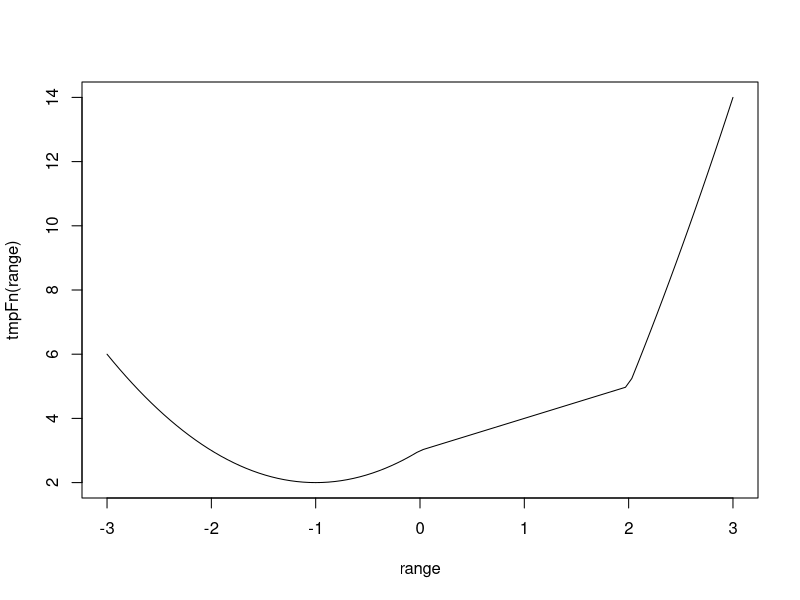
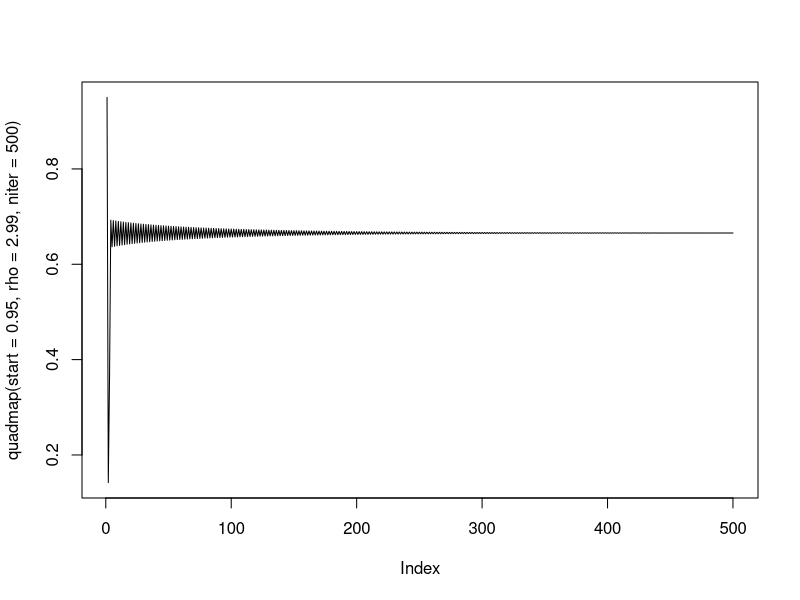
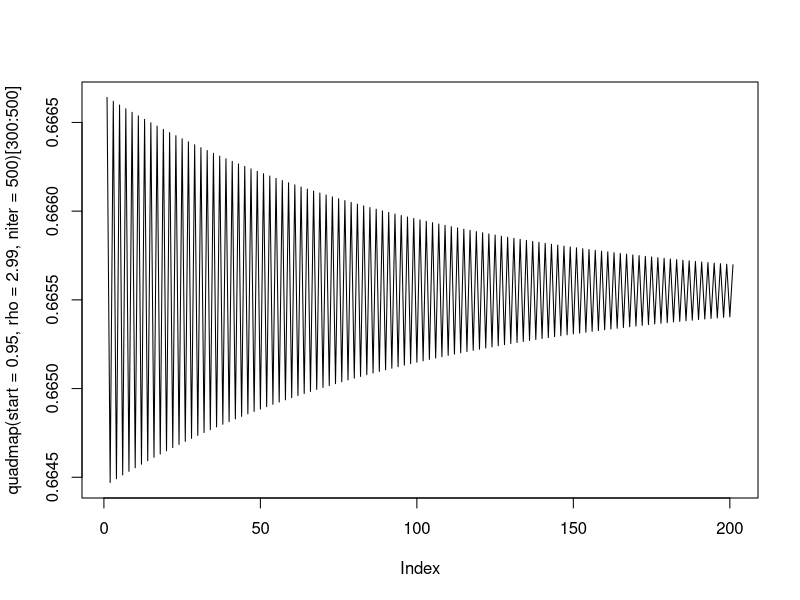

The R script that drew these images, in order:
## ---- chunk 1
knitr::opts_chunk$set(echo = TRUE)
## ---- chunk 2

tmpFn1 <- function(xVec){
  return(xVec^(1:length(xVec)))
}

## simple example
a <- c(2, 5, 3, 8, 2, 4)

b <- tmpFn1(a)
b

## ---- chunk 3
tmpFn2 <- function(xVec2){
  
  n = length(xVec2)
  
  return(xVec2^(1:n)/(1:n))
}



c <- tmpFn2(a)
c


## ---- chunk 4
tmpFn3 <- function(x, n){
  1+sum(x^(1:n)/(1:n))
}
# As an example, let's try plugging in x=1 and n=5. Should return 3.2833.
tmpFn3(1,5)
## ---- chunk 5
tmpFn <- function(xVec){
  n <- length(xVec)
  return((xVec[-c(n-1,n)]+xVec[-c(1,n)]+xVec[-c(1,2)])/3)
}
## ---- chunk 6
tmpFn(c(1:5,6:1))
# Should return vector (2, 3, 4, 5, 5.333333, 5, 4, 3, 2).
## ---- chunk 7
tmpFn <- function(x){
  ifelse(x < 0, x^2 + 2*x + 3, ifelse(x < 2, x + 3, x^2 + 4*x - 7))
}
range <- seq(-3, 3, len=100)
plot(range, tmpFn(range), type="l")
## ---- chunk 8
matFn <- function(matrx){
  matrx[matrx%%2 == 1] <- 2 * matrx[matrx%%2 == 1]
  matrx
}
# Testing matFn on the matrix in the question.
matrxTest <- matrix(c(1,1,3,5,2,6,-2,-1,-3), nrow = 3, ncol = 3, byrow = TRUE)
matFn(matrxTest)
## ---- chunk 9
# Specific case with n=5 and k=2.
matTest <- diag(2, nr = 5)
matTest[abs(row(matTest) - col(matTest)) == 1] <- 1
matTest
# General function.
matKFn <- function(n,k){
  matK <- diag(k, nr = n)
  matK[abs(row(matK) - col(matK)) == 1] <- 1
  return(matK)
}
## ---- chunk 10
quadrant <- function(alpha){
  1 + (alpha%%360)%/%90
}
quadrant(120)
## ---- chunk 11
weekday <- function(day, month, year){
  month <- month - 2
  if (month <= 0) {
    month <- month + 12
    year <- year - 1
  }
  cc <- year %/% 100
  year  <- year %% 100
  tmp <- floor(2.6*month - 0.2) + day + year + year %/% 4 + cc %/% 4 - 2 * cc
  c("Sunday","Monday","Tuesday","Wednesday","Thursday","Friday","Saturday")[1+tmp%%7]
}
# Testing weekday function.
c(weekday(27,2,1997), weekday(18,2,1940), weekday(21,1,1963))
# Should return the vector "Thursday", "Sunday", "Monday".
## ---- chunk 12
# The function weekday does not work if the input parameters are vectors with the same length and valid entries. One way we can fix this is to eliminate the if statement.
weekdaynew <- function(day, month, year){
  a <- month <= 2
  month <- month - 2 + 12*a
  year <- year - a
  cc <- year %/% 100
  year  <- year %% 100
  tmp <- floor(2.6*month - 0.2) + day + year + year %/% 4 + cc %/% 4 - 2 * cc
  c("Sunday","Monday","Tuesday","Wednesday","Thursday","Friday","Saturday")[1+tmp%%7]
}
# Testing weekdaynew on input parameters that are vectors.
weekdaynew(c(27,18,21), c(2,2,1), c(1997,1940,1963))
# Should return "Thursday", "Sunday", "Monday"
## ---- chunk 13
testLoop <- function(n){
  xVec <- rep(NA, n-1)
  xVec[1] <- 1
  xVec[2] <- 2
  for(j in 3:(n-1))
    xVec[j] <- xVec[j-1] + 2/xVec[j-1]
  return(xVec)
}
# Testing with n=3.
testLoop(3)
# Gives the incorrect answer. Answer should be the vector c(1,2,3), not c(1,3,3), which R outputs with current testLoop function. Must add a line outputting something difference if n < 4.
# New testLoop function that takes n < 4 into consideration.
testLoop <- function(n){
  xVec <- rep(NA, n-1)
  xVec[1] <- 1
  xVec[2] <- 2
  for(j in 3:(n-1))
    xVec[j] <- xVec[j-1] + 2/xVec[j-1]
  if (n < 4)
    stop("The argument n must be an integer which is at least 4. \n")
  return(xVec)
}
## ---- chunk 14
testLoop2 <- function(yVec){
  yLen <- length(yVec)
  sum(exp(seq(along=yVec)))
}
## ---- chunk 15
quadmap <- function(start, rho, niter){
  x <- rep(NA, niter)
  x[1] <- start
  for (i in 1:(niter - 1))
    x[i + 1] <- rho*x[i] * (1 - x[i])
  x
}
# Plotting graphs of the quadmap function with start=0.95, rho=2.99, and niter=500. 
plot(quadmap(start=0.95, rho=2.99, niter=500), type="l")
plot(quadmap(start=0.95, rho=2.99, niter=500)[300:500], type="l")
## ---- chunk 16
quadmap2 <- function(start, rho, eps = 0.02){
  x1 <- start
  x2 <- rho*x1*(1 - x1)
  niter <- 1
  while(abs(x1 - x2) >= eps){
    x1 <- x2
    x2 <- rho*x1*(1 - x1)
    niter <- niter + 1
  }
  niter
}
# Testing the function quadmap2 with start=0.95 and rho=2.99.
quadmap2(start = 0.95, rho = 2.99, eps = 0.02)
## ---- chunk 17
tmpFn <- function(xVec){
  e <- xVec - mean(xVec)
  den <- sum(e^2)
  xLen <- length(xVec)
  r1 <- sum(e[2:xLen]*e[1:(xLen-1)])/den
  r2 <- sum(e[3:xLen]*e[1:(xLen-2)])/den
  list(r1, r2)
}
# Finding r1 and r2 for the vector (2,5,8,...,53,56).
tmpFn(c(2:56, by = 3))
## ---- chunk 18
gentmpFn <- function(xVec,k){
  e <- xVec - mean(xVec)
  den <- sum(e^2)
  xLen <- length(xVec)
  tmpFn <- function(j){
    sum(e[(j+1):xLen]*e[1:(xLen-j)])/den
  }
  c(1, sapply(1:k, tmpFn))
}
# Testing with vector (2,5,8,...,53,56) and k=2.
gentmpFn(c(2:56, by=3), 2)
